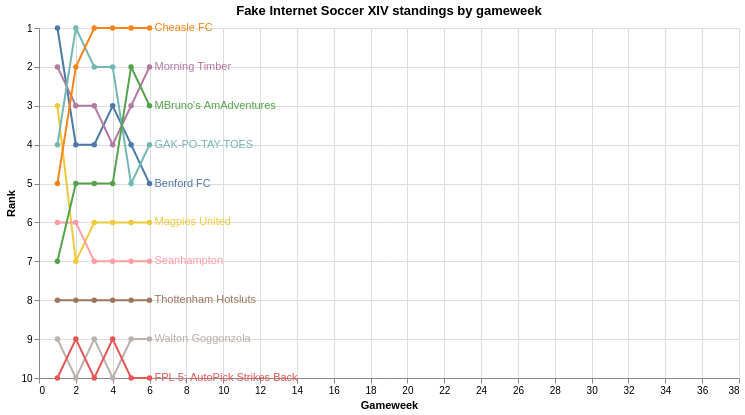

Write notebook code for a chart like this one.
### Code cell
data = df_trim

chart = alt.Chart(data).mark_line(point=True).encode(
    x = alt.X('gw', scale=alt.Scale(domain=[0, 38]), title="Gameweek"),
    y=alt.Y('rank', aggregate={'argmax': 'gw'}, scale=alt.Scale(domain=[10,1]), title="Rank"),
    color=alt.Color("team", legend=None),
).transform_window(
    rank="rank()",
    sort=[alt.SortField("rank", order="ascending")],
    groupby=["gw"]
).properties(
    title="Fake Internet Soccer XIV standings by gameweek",
    width=700,
    height=350,
)

labels = alt.Chart(data).mark_text(
    align='left', dx=5
).encode(
    x = alt.X('max(gw)', scale=alt.Scale(domain=[0, 38])),
    y=alt.Y('rank', aggregate={'argmax': 'gw'}, scale=alt.Scale(domain=[10,1])),
    text='team:N',
    color='team:N',
).transform_window(
    rank="rank()",
    sort=[alt.SortField("rank", order="ascending")],
    groupby=["gw"]
)

chart + labels

### Figure 1 — Vega-Lite specification as saved in the notebook (floating-point values rounded to 4 significant figures)
{"config": {"view": {"continuousWidth": 300, "continuousHeight": 300}}, "layer": [{"mark": {"type": "line", "point": true}, "encoding": {"color": {"field": "team", "legend": null, "type": "nominal"}, "x": {"field": "gw", "scale": {"domain": [0, 38]}, "title": "Gameweek", "type": "quantitative"}, "y": {"aggregate": {"argmax": "gw"}, "field": "rank", "scale": {"domain": [10, 1]}, "title": "Rank", "type": "quantitative"}}, "title": "Fake Internet Soccer XIV standings by gameweek", "transform": [{"window": [{"op": "rank", "field": "", "as": "rank"}], "groupby": ["gw"], "sort": [{"field": "rank", "order": "ascending"}]}]}, {"mark": {"type": "text", "align": "left", "dx": 5}, "encoding": {"color": {"field": "team", "type": "nominal"}, "text": {"field": "team", "type": "nominal"}, "x": {"aggregate": "max", "field": "gw", "scale": {"domain": [0, 38]}, "type": "quantitative"}, "y": {"aggregate": {"argmax": "gw"}, "field": "rank", "scale": {"domain": [10, 1]}, "type": "quantitative"}}, "transform": [{"window": [{"op": "rank", "field": "", "as": "rank"}], "groupby": ["gw"], "sort": [{"field": "rank", "order": "ascending"}]}]}], "data": {"name": "data-0bb258f8eda7fdbd5c3fffdd0726e906"}, "height": 350, "width": 700, "$schema": "https://vega.github.io/schema/vega-lite/v5.20.1.json", "datasets": {"data-0bb258f8eda7fdbd5c3fffdd0726e906": [{"W": 1, "D": 0, "L": 0, "Points": 3, "Win%": 1.0, "WW": 9, "FPtsF": 193.0, "FPtsA": 169.5, "Streak": "1 (W)", "team": "Benford FC", "rank": 1, "gw": 1}, {"W": 1, "D": 0, "L": 0, "Points": 3, "Win%": 1.0, "WW": 6, "FPtsF": 178.0, "FPtsA": 103.0, "Streak": "1 (W)", "team": "Morning Timber", "rank": 2, "gw": 1}, {"W": 1, "D": 0, "L": 0, "Points": 3, "Win%": 1.0, "WW": 8, "FPtsF": 155.0, "FPtsA": 142.5, "Streak": "1 (W)", "team": "Magpies United", "rank": 3, "gw": 1}, {"W": 1, "D": 0, "L": 0, "Points": 3, "Win%": 1.0, "WW": 5, "FPtsF": 136.5, "FPtsA": 116.5, "Streak": "1 (W)", "team": "GAK-PO-TAY-TOES", "rank": 4, "gw": 1}, {"W": 1, "D": 0, "L": 0, "Points": 3, "Win%": 1.0, "WW": 2, "FPtsF": 119.5, "FPtsA": 99.0, "Streak": "1 (W)", "team": "Cheasle FC", "rank": 5, "gw": 1}, {"W": 0, "D": 0, "L": 1, "Points": 0, "Win%": 0.0, "WW": 7, "FPtsF": 169.5, "FPtsA": 193.0, "Streak": "1 (L)", "team": "Seanhampton", "rank": 6, "gw": 1}, {"W": 0, "D": 0, "L": 1, "Points": 0, "Win%": 0.0, "WW": 10, "FPtsF": 142.5, "FPtsA": 155.0, "Streak": "1 (L)", "team": "MBruno's AmAdventures", "rank": 7, "gw": 1}, {"W": 0, "D": 0, "L": 1, "Points": 0, "Win%": 0.0, "WW": 4, "FPtsF": 116.5, "FPtsA": 136.5, "Streak": "1 (L)", "team": "Thottenham Hotsluts", "rank": 8, "gw": 1}, {"W": 0, "D": 0, "L": 1, "Points": 0, "Win%": 0.0, "WW": 1, "FPtsF": 103.0, "FPtsA": 178.0, "Streak": "1 (L)", "team": "Walton Goggonzola", "rank": 9, "gw": 1}, {"W": 0, "D": 0, "L": 1, "Points": 0, "Win%": 0.0, "WW": 3, "FPtsF": 99.0, "FPtsA": 119.5, "Streak": "1 (L)", "team": "FPL 5: AutoPick Strikes Back", "rank": 10, "gw": 1}, {"W": 2, "D": 0, "L": 0, "Points": 6, "Win%": 1.0, "WW": 5, "FPtsF": 334.0, "FPtsA": 224.0, "Streak": "2 (W)", "team": "GAK-PO-TAY-TOES", "rank": 1, "gw": 2}, {"W": 2, "D": 0, "L": 0, "Points": 6, "Win%": 1.0, "WW": 2, "FPtsF": 271.0, "FPtsA": 209.5, "Streak": "2 (W)", "team": "Cheasle FC", "rank": 2, "gw": 2}, {"W": 1, "D": 0, "L": 1, "Points": 3, "Win%": 0.5, "WW": 6, "FPtsF": 308.5, "FPtsA": 244.0, "Streak": "1 (L)", "team": "Morning Timber", "rank": 3, "gw": 2}, {"W": 1, "D": 0, "L": 1, "Points": 3, "Win%": 0.5, "WW": 9, "FPtsF": 303.5, "FPtsA": 321.0, "Streak": "1 (L)", "team": "Benford FC", "rank": 4, "gw": 2}, {"W": 1, "D": 0, "L": 1, "Points": 3, "Win%": 0.5, "WW": 10, "FPtsF": 283.5, "FPtsA": 285.5, "Streak": "1 (W)", "team": "MBruno's AmAdventures", "rank": 5, "gw": 2}, {"W": 1, "D": 0, "L": 1, "Points": 3, "Win%": 0.5, "WW": 7, "FPtsF": 280.5, "FPtsA": 293.5, "Streak": "1 (W)", "team": "Seanhampton", "rank": 6, "gw": 2}, {"W": 1, "D": 0, "L": 1, "Points": 3, "Win%": 0.5, "WW": 8, "FPtsF": 279.5, "FPtsA": 283.0, "Streak": "1 (L)", "team": "Magpies United", "rank": 7, "gw": 2}, {"W": 1, "D": 0, "L": 1, "Points": 3, "Win%": 0.5, "WW": 4, "FPtsF": 257.0, "FPtsA": 261.0, "Streak": "1 (W)", "team": "Thottenham Hotsluts", "rank": 8, "gw": 2}, {"W": 0, "D": 0, "L": 2, "Points": 0, "Win%": 0.0, "WW": 3, "FPtsF": 206.5, "FPtsA": 317.0, "Streak": "2 (L)", "team": "FPL 5: AutoPick Strikes Back", "rank": 9, "gw": 2}, {"W": 0, "D": 0, "L": 2, "Points": 0, "Win%": 0.0, "WW": 1, "FPtsF": 203.5, "FPtsA": 289.0, "Streak": "2 (L)", "team": "Walton Goggonzola", "rank": 10, "gw": 2}, {"W": 3, "D": 0, "L": 0, "Points": 9, "Win%": 1.0, "WW": 2, "FPtsF": 397.0, "FPtsA": 307.0, "Streak": "3 (W)", "team": "Cheasle FC", "rank": 1, "gw": 3}, {"W": 2, "D": 0, "L": 1, "Points": 6, "Win%": 0.667, "WW": 5, "FPtsF": 466.0, "FPtsA": 366.0, "Streak": "1 (L)", "team": "GAK-PO-TAY-TOES", "rank": 2, "gw": 3}, {"W": 2, "D": 0, "L": 1, "Points": 6, "Win%": 0.667, "WW": 6, "FPtsF": 448.0, "FPtsA": 350.5, "Streak": "1 (W)", "team": "Morning Timber", "rank": 3, "gw": 3}, {"W": 2, "D": 0, "L": 1, "Points": 6, "Win%": 0.667, "WW": 9, "FPtsF": 445.5, "FPtsA": 453.0, "Streak": "1 (W)", "team": "Benford FC", "rank": 4, "gw": 3}, {"W": 2, "D": 0, "L": 1, "Points": 6, "Win%": 0.667, "WW": 10, "FPtsF": 431.5, "FPtsA": 396.0, "Streak": "2 (W)", "team": "MBruno's AmAdventures", "rank": 5, "gw": 3}, {"W": 2, "D": 0, "L": 1, "Points": 6, "Win%": 0.667, "WW": 8, "FPtsF": 397.0, "FPtsA": 375.0, "Streak": "1 (W)", "team": "Magpies United", "rank": 6, "gw": 3}, {"W": 1, "D": 0, "L": 2, "Points": 3, "Win%": 0.333, "WW": 7, "FPtsF": 378.0, "FPtsA": 419.5, "Streak": "1 (L)", "team": "Seanhampton", "rank": 7, "gw": 3}, {"W": 1, "D": 0, "L": 2, "Points": 3, "Win%": 0.333, "WW": 4, "FPtsF": 363.5, "FPtsA": 400.5, "Streak": "1 (L)", "team": "Thottenham Hotsluts", "rank": 8, "gw": 3}, {"W": 0, "D": 0, "L": 3, "Points": 0, "Win%": 0.0, "WW": 1, "FPtsF": 314.0, "FPtsA": 437.0, "Streak": "3 (L)", "team": "Walton Goggonzola", "rank": 9, "gw": 3}, {"W": 0, "D": 0, "L": 3, "Points": 0, "Win%": 0.0, "WW": 3, "FPtsF": 298.5, "FPtsA": 434.5, "Streak": "3 (L)", "team": "FPL 5: AutoPick Strikes Back", "rank": 10, "gw": 3}, {"W": 4, "D": 0, "L": 0, "Points": 12, "Win%": 1.0, "WW": 2, "FPtsF": 567.0, "FPtsA": 405.5, "Streak": "4 (W)", "team": "Cheasle FC", "rank": 1, "gw": 4}, {"W": 3, "D": 0, "L": 1, "Points": 9, "Win%": 0.75, "WW": 5, "FPtsF": 617.5, "FPtsA": 491.5, "Streak": "1 (W)", "team": "GAK-PO-TAY-TOES", "rank": 2, "gw": 4}, {"W": 3, "D": 0, "L": 1, "Points": 9, "Win%": 0.75, "WW": 9, "FPtsF": 616.5, "FPtsA": 600.5, "Streak": "2 (W)", "team": "Benford FC", "rank": 3, "gw": 4}, {"W": 3, "D": 0, "L": 1, "Points": 9, "Win%": 0.75, "WW": 6, "FPtsF": 593.0, "FPtsA": 470.5, "Streak": "2 (W)", "team": "Morning Timber", "rank": 4, "gw": 4}, {"W": 3, "D": 0, "L": 1, "Points": 9, "Win%": 0.75, "WW": 10, "FPtsF": 585.5, "FPtsA": 532.5, "Streak": "3 (W)", "team": "MBruno's AmAdventures", "rank": 5, "gw": 4}, {"W": 2, "D": 0, "L": 2, "Points": 6, "Win%": 0.5, "WW": 8, "FPtsF": 544.5, "FPtsA": 546.0, "Streak": "1 (L)", "team": "Magpies United", "rank": 6, "gw": 4}, {"W": 1, "D": 0, "L": 3, "Points": 3, "Win%": 0.25, "WW": 7, "FPtsF": 503.5, "FPtsA": 571.0, "Streak": "2 (L)", "team": "Seanhampton", "rank": 7, "gw": 4}, {"W": 1, "D": 0, "L": 3, "Points": 3, "Win%": 0.25, "WW": 4, "FPtsF": 500.0, "FPtsA": 554.5, "Streak": "2 (L)", "team": "Thottenham Hotsluts", "rank": 8, "gw": 4}, {"W": 0, "D": 0, "L": 4, "Points": 0, "Win%": 0.0, "WW": 3, "FPtsF": 418.5, "FPtsA": 579.5, "Streak": "4 (L)", "team": "FPL 5: AutoPick Strikes Back", "rank": 9, "gw": 4}, {"W": 0, "D": 0, "L": 4, "Points": 0, "Win%": 0.0, "WW": 1, "FPtsF": 412.5, "FPtsA": 607.0, "Streak": "4 (L)", "team": "Walton Goggonzola", "rank": 10, "gw": 4}, {"W": 5, "D": 0, "L": 0, "Points": 15, "Win%": 1.0, "WW": 2, "FPtsF": 673.0, "FPtsA": 508.5, "Streak": "5 (W)", "team": "Cheasle FC", "rank": 1, "gw": 5}, {"W": 4, "D": 0, "L": 1, "Points": 12, "Win%": 0.8, "WW": 10, "FPtsF": 724.5, "FPtsA": 626.5, "Streak": "4 (W)", "team": "MBruno's AmAdventures", "rank": 2, "gw": 5}, {"W": 4, "D": 0, "L": 1, "Points": 12, "Win%": 0.8, "WW": 6, "FPtsF": 715.0, "FPtsA": 590.0, "Streak": "3 (W)", "team": "Morning Timber", "rank": 3, "gw": 5}, {"W": 3, "D": 0, "L": 2, "Points": 9, "Win%": 0.6, "WW": 9, "FPtsF": 736.0, "FPtsA": 722.5, "Streak": "1 (L)", "team": "Benford FC", "rank": 4, "gw": 5}, {"W": 3, "D": 0, "L": 2, "Points": 9, "Win%": 0.6, "WW": 5, "FPtsF": 720.5, "FPtsA": 597.5, "Streak": "1 (L)", "team": "GAK-PO-TAY-TOES", "rank": 5, "gw": 5}, {"W": 2, "D": 0, "L": 3, "Points": 6, "Win%": 0.4, "WW": 8, "FPtsF": 663.5, "FPtsA": 697.5, "Streak": "2 (L)", "team": "Magpies United", "rank": 6, "gw": 5}, {"W": 2, "D": 0, "L": 3, "Points": 6, "Win%": 0.4, "WW": 7, "FPtsF": 655.0, "FPtsA": 690.0, "Streak": "1 (W)", "team": "Seanhampton", "rank": 7, "gw": 5}, {"W": 2, "D": 0, "L": 3, "Points": 6, "Win%": 0.4, "WW": 4, "FPtsF": 646.0, "FPtsA": 681.0, "Streak": "1 (W)", "team": "Thottenham Hotsluts", "rank": 8, "gw": 5}, {"W": 0, "D": 0, "L": 5, "Points": 0, "Win%": 0.0, "WW": 1, "FPtsF": 539.0, "FPtsA": 753.0, "Streak": "5 (L)", "team": "Walton Goggonzola", "rank": 9, "gw": 5}, {"W": 0, "D": 0, "L": 5, "Points": 0, "Win%": 0.0, "WW": 3, "FPtsF": 512.5, "FPtsA": 718.5, "Streak": "5 (L)", "team": "FPL 5: AutoPick Strikes Back", "rank": 10, "gw": 5}, {"W": 5, "D": 0, "L": 0, "Points": 15, "Win%": 1.0, "WW": 2, "FPtsF": 787.0, "FPtsA": 671.0, "Streak": "5 (W)", "team": "Cheasle FC", "rank": 1, "gw": 6}, {"W": 4, "D": 0, "L": 1, "Points": 12, "Win%": 0.8, "WW": 6, "FPtsF": 817.0, "FPtsA": 686.0, "Streak": "3 (W)", "team": "Morning Timber", "rank": 2, "gw": 6}, {"W": 4, "D": 0, "L": 1, "Points": 12, "Win%": 0.8, "WW": 10, "FPtsF": 803.5, "FPtsA": 707.0, "Streak": "4 (W)", "team": "MBruno's AmAdventures", "rank": 3, "gw": 6}, {"W": 3, "D": 0, "L": 2, "Points": 9, "Win%": 0.6, "WW": 5, "FPtsF": 823.5, "FPtsA": 699.0, "Streak": "1 (L)", "team": "GAK-PO-TAY-TOES", "rank": 4, "gw": 6}, {"W": 3, "D": 0, "L": 2, "Points": 9, "Win%": 0.6, "WW": 9, "FPtsF": 816.5, "FPtsA": 801.5, "Streak": "1 (L)", "team": "Benford FC", "rank": 5, "gw": 6}, {"W": 2, "D": 0, "L": 3, "Points": 6, "Win%": 0.4, "WW": 8, "FPtsF": 826.0, "FPtsA": 811.5, "Streak": "2 (L)", "team": "Magpies United", "rank": 6, "gw": 6}, {"W": 2, "D": 0, "L": 3, "Points": 6, "Win%": 0.4, "WW": 7, "FPtsF": 751.0, "FPtsA": 792.0, "Streak": "1 (W)", "team": "Seanhampton", "rank": 7, "gw": 6}, {"W": 2, "D": 0, "L": 3, "Points": 6, "Win%": 0.4, "WW": 4, "FPtsF": 732.5, "FPtsA": 779.0, "Streak": "1 (W)", "team": "Thottenham Hotsluts", "rank": 8, "gw": 6}, {"W": 0, "D": 0, "L": 5, "Points": 0, "Win%": 0.0, "WW": 1, "FPtsF": 640.5, "FPtsA": 856.0, "Streak": "5 (L)", "team": "Walton Goggonzola", "rank": 9, "gw": 6}, {"W": 0, "D": 0, "L": 5, "Points": 0, "Win%": 0.0, "WW": 3, "FPtsF": 610.5, "FPtsA": 805.0, "Streak": "5 (L)", "team": "FPL 5: AutoPick Strikes Back", "rank": 10, "gw": 6}]}}
